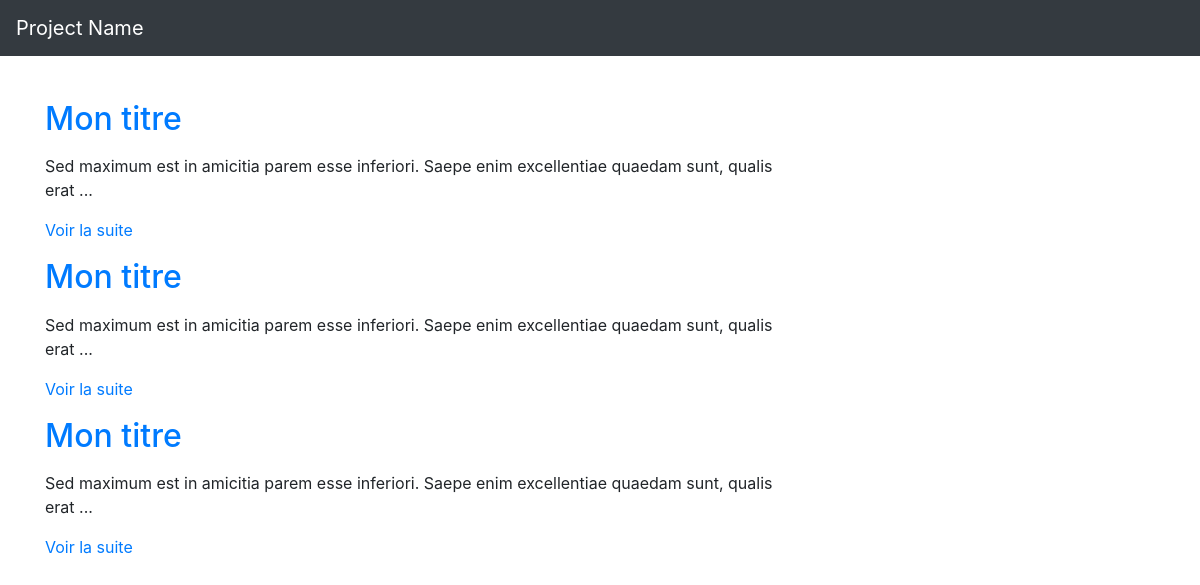
The page / on the database its author committed.
### tables this page shows
CREATE TABLE IF NOT EXISTS `articles` (
  `id_article` int(11) NOT NULL AUTO_INCREMENT,
  `titre_article` varchar(255) NOT NULL,
  `contenu_article` longtext,
  `date_article` datetime NOT NULL,
  PRIMARY KEY (`id_article`)
);

### app/Autoloader.php (called while the page is built, shortened)
<?php
class Autoloader{
    static function autoload($class){
        if (strpos($class, __NAMESPACE__ . '\\') === 0){
            $class = str_replace(__NAMESPACE__ . '\\', '', $class);
            $class = str_replace('\\', '/', $class);
        }
    }
}

### app/App.php (called while the page is built, shortened)
<?php
class App
{
    private static $database;
    public static function getDatabase()
    {
        if(self::$database === null)
        {
            self::$database =  new Database(self::DB_NAME, self::DB_HOST, self::DB_USER, self::DB_PASS);
        }
        return self::$database;
    }
}

### app/Database.php (called while the page is built, shortened)
<?php
class Database
{
    private $pdo;
    private function getPDO()
    {
        if($this->pdo === null)
        {
            $pdo = new PDO('mysql:host=localhost;dbname=microframework','root','');
            $pdo->setAttribute(PDO::ATTR_ERRMODE, PDO::ERRMODE_EXCEPTION);
            $this->pdo = $pdo;
        }
        return $pdo;
    }
    public function query($statement, $class_name, $one = false)
    {
        $req = $this->getPDO()->query($statement);
        $req->setFetchMode(PDO::FETCH_CLASS, $class_name);
        if($one)
        {
            $datas = $req->fetch();
        } else {
            $datas = $req->fetchAll();
        }
        return $datas;
    }
}

### app/Table/Table.php (called while the page is built, shortened)
<?php
class Table
{
    public function __get($key)
    {
        $method = 'get' . ucfirst($key);
        $this->$key = $this->$method();
        return $this->$key;
    }
    public static function query($statement, $attributes = null, $one = false)
    {
        if ($attributes)
        {
            return App::getDatabase()->prepare($statement, $attributes, get_called_class(), $one);
        } else {
            return App::getDatabase()->query($statement, get_called_class(), $one);
        }
    }
}

### app/Table/Article.php (the view, shortened to what this page needs)
<?php
class Article extends Table
{
    public function getURL()
    {
        return 'index.php?page=article&id='. $this->id_article;
    }
    public function getExtrait()
    {
        $html = '<p>'. substr($this->contenu_article, 0, 100) . '...</p>';
        $html .= '<p><a href="' . $this->getURL() . '">Voir la suite</a></p>';
        return $html;
    }
    public static function getLast()
    {
        return self::query("SELECT * FROM articles");
    }
}

### public/index.php (shortened to what this page needs)
<?php
require '../app/Autoloader.php';
if(isset($_GET['page']))
{
    $page = $_GET['page'];
} else {
    $page = 'home';
}
if($page === 'home')
{
    require '../pages/home.php';
} elseif($page === 'article') {
    require '../pages/single.php';
}
$content = ob_get_clean();
require '../pages/templates/default.php';

### pages/home.php
<div class="row">
    <div class="col-sm-8">
        <?php foreach (\App\Table\Article::getLast() as $article): ?>
            <h2><a href="<?= $article->url; ?>"><?= $article->titre_article; ?></a></h2>
            <p><?= $article->extrait; ?></p>
        <?php endforeach; ?>
    </div>
</div>

### pages/templates/default.php (shortened to what this page needs)
<!doctype html>
<html lang="en">
<head>
    <link href="https://stackpath.bootstrapcdn.com/bootstrap/4.1.3/css/bootstrap.min.css" rel="stylesheet">
</head>
<body>
<nav class="navbar navbar-expand-md navbar-dark bg-dark fixed-top">
    <a class="navbar-brand" href="#">Project Name</a>
</nav>
<main role="main" class="container">
    <div class="starter-template" style="padding-top: 100px;">
        <?= $content ?>
    </div>
</main>
</body>
</html>

### rows shown on the page
articles: titre_article "Mon titre", contenu_article "Sed maximum est in amicitia parem esse inferiori. Saepe enim excellentiae quaedam sunt, qualis erat"
articles: titre_article "Mon titre", contenu_article "Sed maximum est in amicitia parem esse inferiori. Saepe enim excellentiae quaedam sunt, qualis erat"
articles: titre_article "Mon titre", contenu_article "Sed maximum est in amicitia parem esse inferiori. Saepe enim excellentiae quaedam sunt, qualis erat"
